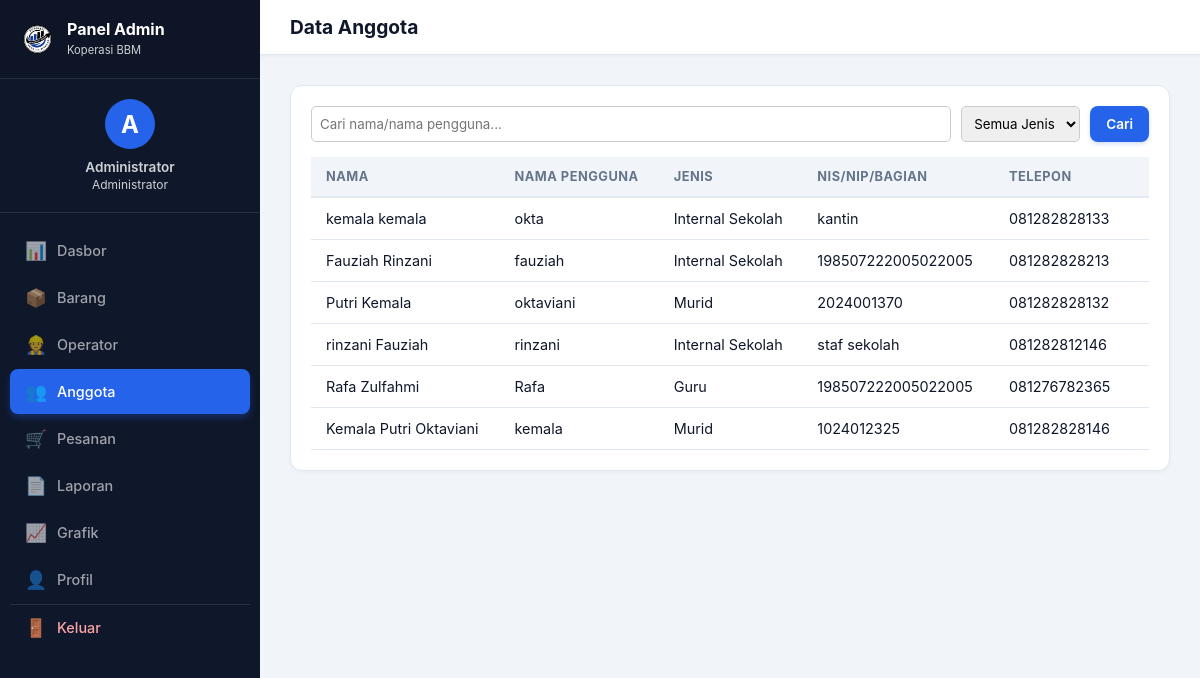
/koperasibbm/admin/anggota.php (signed in), run on the app's committed database.
### tables this page shows
CREATE TABLE `users` (
  `id_user` int NOT NULL,
  `nama_lengkap` varchar(100) NOT NULL,
  `username` varchar(50) NOT NULL,
  `password` varchar(255) NOT NULL,
  `no_telepon` varchar(20) DEFAULT NULL,
  `role` enum('admin','operator','user') NOT NULL DEFAULT 'user',
  `jenis_anggota` enum('Murid','Guru','Internal Sekolah') DEFAULT NULL,
  `nis` varchar(20) DEFAULT NULL,
  `nip` varchar(20) DEFAULT NULL,
  `bagian_internal` enum('kantin','satpam','staf sekolah') DEFAULT NULL,
  `created_at` timestamp NULL DEFAULT CURRENT_TIMESTAMP
);

### koperasibbm/config/database.php (called while the page is built, shortened)
<?php
function base_url() {
    return "http://localhost/koperasibbm";
}
?>

### koperasibbm/admin/anggota.php (the view, shortened to what this page needs)
<?php
require_once __DIR__ . '/../config/database.php';
 $search = isset($_GET['search']) ? mysqli_real_escape_string($conn, $_GET['search']) : '';
 $where = "role='user'";
 $anggota = mysqli_query($conn, "SELECT * FROM users WHERE $where ORDER BY created_at DESC");
?>
<!DOCTYPE html>
<html lang="id">
<head><meta charset="UTF-8"><meta name="viewport" content="width=device-width, initial-scale=1.0"><title>Data Anggota</title><link rel="stylesheet" href="<?php echo base_url(); ?>/assets/css/style.css"></head>
<body>
<div class="admin-container">
    <?php include __DIR__ . '/../includes/admin_sidebar.php'; ?>
    <div class="main-panel">
        <div class="topbar"><h2>Data Anggota</h2></div>
        <div class="content-wrapper">
            <div class="card">
                <form method="GET" style="display:flex; gap:10px; margin-bottom:15px;">
                    <input type="text" name="search" placeholder="Cari nama/nama pengguna..." value="<?php echo htmlspecialchars($search); ?>" style="flex:1; padding:8px; border:1px solid #ccc; border-radius:5px;">
                    <select name="filter" onchange="this.form.submit()" style="padding:8px; border:1px solid #ccc; border-radius:5px;">
                        <option value="">Semua Jenis</option>
                    </select>
                    <button type="submit" class="btn btn-primary">Cari</button>
                </form>
                <table>
                    <thead><tr><th>Nama</th><th>Nama Pengguna</th><th>Jenis</th><th>NIS/NIP/Bagian</th><th>Telepon</th></tr></thead>
                    <tbody>
                    <?php while($a = mysqli_fetch_assoc($anggota)): ?>
                    <tr>
                        <td><?php echo htmlspecialchars($a['nama_lengkap']); ?></td>
                        <td><?php echo htmlspecialchars($a['username']); ?></td>
                        <td><?php echo $a['jenis_anggota']; ?></td>
                        <td><?php echo $a['nis'] ?: ($a['nip'] ?: htmlspecialchars($a['bagian_internal'])); ?></td>
                        <td><?php echo htmlspecialchars($a['no_telepon']); ?></td>
                    </tr>
                    <?php endwhile; ?>
                    </tbody>
                </table>
            </div>
        </div>
        </div>
</div>
</body>
</html>

### koperasibbm/assets/css/style.css (style rules this page uses)
:root { --primary: #2563eb; --primary-dark: #1e3a8a; --primary-light: #3b82f6; --bg-light: #f1f5f9; --white: #ffffff; --text-dark: #0f172a; --text-gray: #64748b; --border-color: #e2e8f0; --danger: #ef4444; --warning: #f59e0b; --success: #10b981; --sidebar-bg: #0f172a; --sidebar-hover: #1e293b; }
* { margin: 0; padding: 0; box-sizing: border-box; font-family: 'Inter', 'Segoe UI', Tahoma, Geneva, Verdana, sans-serif; }
body { background-color: var(--bg-light); color: var(--text-dark); font-size: 14px; }
.btn { padding: 8px 16px; border-radius: 8px; font-weight: 600; cursor: pointer; border: none; transition: all 0.2s; display: inline-flex; align-items: center; justify-content: center; gap: 5px; font-size: 0.85rem; }
.btn-primary { background: var(--primary); color: white; box-shadow: 0 2px 4px rgba(37, 99, 235, 0.2); }
.admin-container { display: flex; min-height: 100vh; background: var(--bg-light); }
.main-panel { margin-left: 260px; flex-grow: 1; background: var(--bg-light); min-height: 100vh; display: flex; flex-direction: column; }
.topbar { background: white; padding: 15px 30px; display: flex; justify-content: space-between; align-items: center; box-shadow: 0 1px 3px rgba(0,0,0,0.05); border-bottom: 1px solid var(--border-color); }
.topbar h2 { font-size: 1.2rem; font-weight: 700; color: var(--text-dark); }
.content-wrapper { padding: 30px; flex: 1; }
.card { background: white; border-radius: 12px; box-shadow: 0 2px 4px rgba(0,0,0,0.03); padding: 20px; margin-bottom: 20px; border: 1px solid var(--border-color); max-width: 100%; overflow-x: auto; }
table { width: 100%; border-collapse: collapse; }
.card > table, .card .table-responsive table { min-width: 720px; }
.card table th, .card table td { white-space: nowrap; vertical-align: middle; }
.card table td:last-child { white-space: normal; min-width: 150px; }
table th, table td { padding: 12px 15px; text-align: left; border-bottom: 1px solid var(--border-color); font-size: 0.9rem; }
table th { background: var(--bg-light); font-weight: 700; color: var(--text-gray); font-size: 0.8rem; text-transform: uppercase; letter-spacing: 0.5px; border-bottom: 2px solid var(--border-color); }

### data on the page
users: nama_lengkap "kemala kemala", username "okta", jenis_anggota "Internal Sekolah", bagian_internal "kantin", no_telepon "081282828133"
users: nama_lengkap "Fauziah Rinzani", username "fauziah", jenis_anggota "Internal Sekolah", nip "198507222005022005", no_telepon "081282828213"
users: nama_lengkap "Putri Kemala", username "oktaviani", jenis_anggota "Murid", nis "2024001370", no_telepon "081282828132"
users: nama_lengkap "rinzani Fauziah", username "rinzani", jenis_anggota "Internal Sekolah", bagian_internal "staf sekolah", no_telepon "081282812146"
users: nama_lengkap "Rafa Zulfahmi", username "Rafa", jenis_anggota "Guru", nip "198507222005022005", no_telepon "081276782365"
users: nama_lengkap "Kemala Putri Oktaviani", username "kemala", jenis_anggota "Murid", nis "1024012325", no_telepon "081282828146"

### other printed values
$_SESSION['nama_lengkap'] "Administrator"
